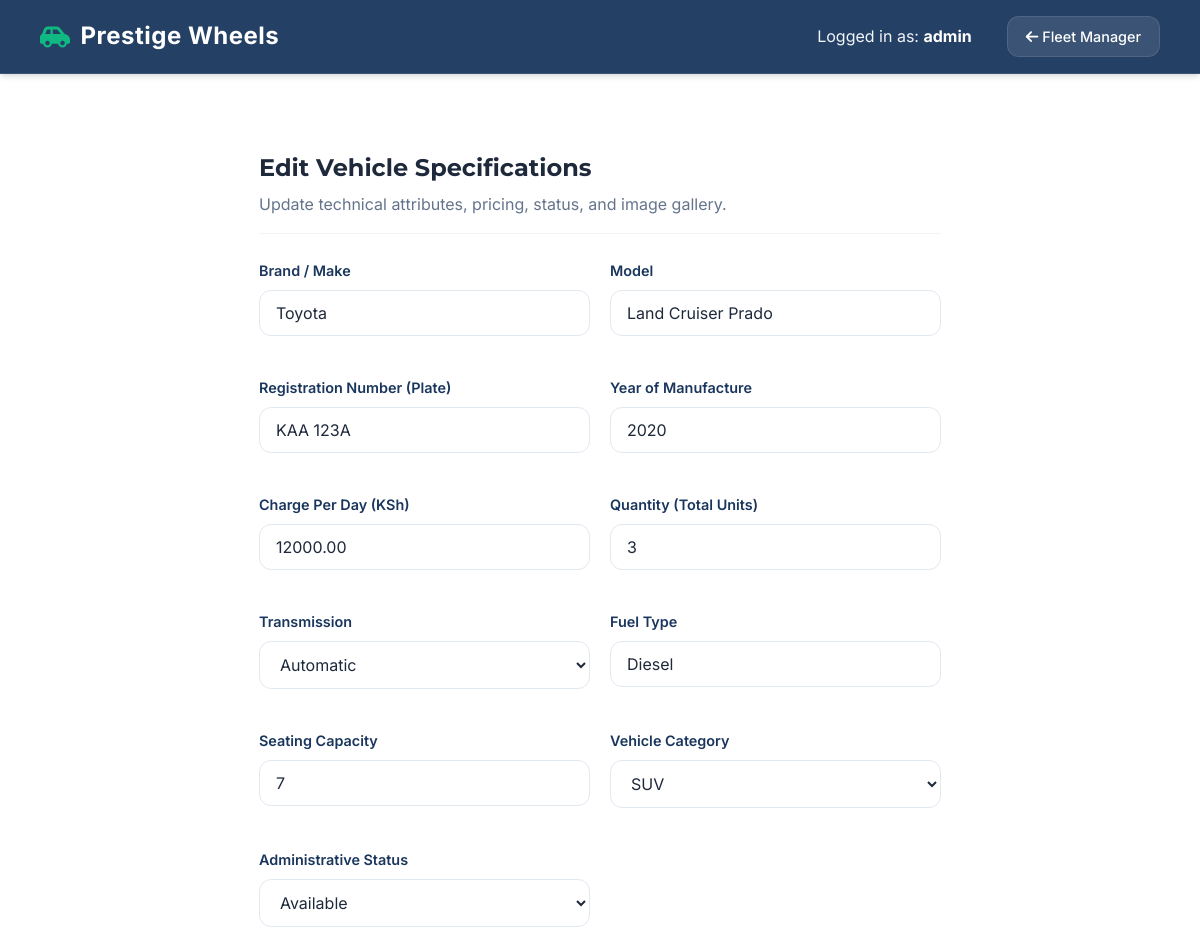
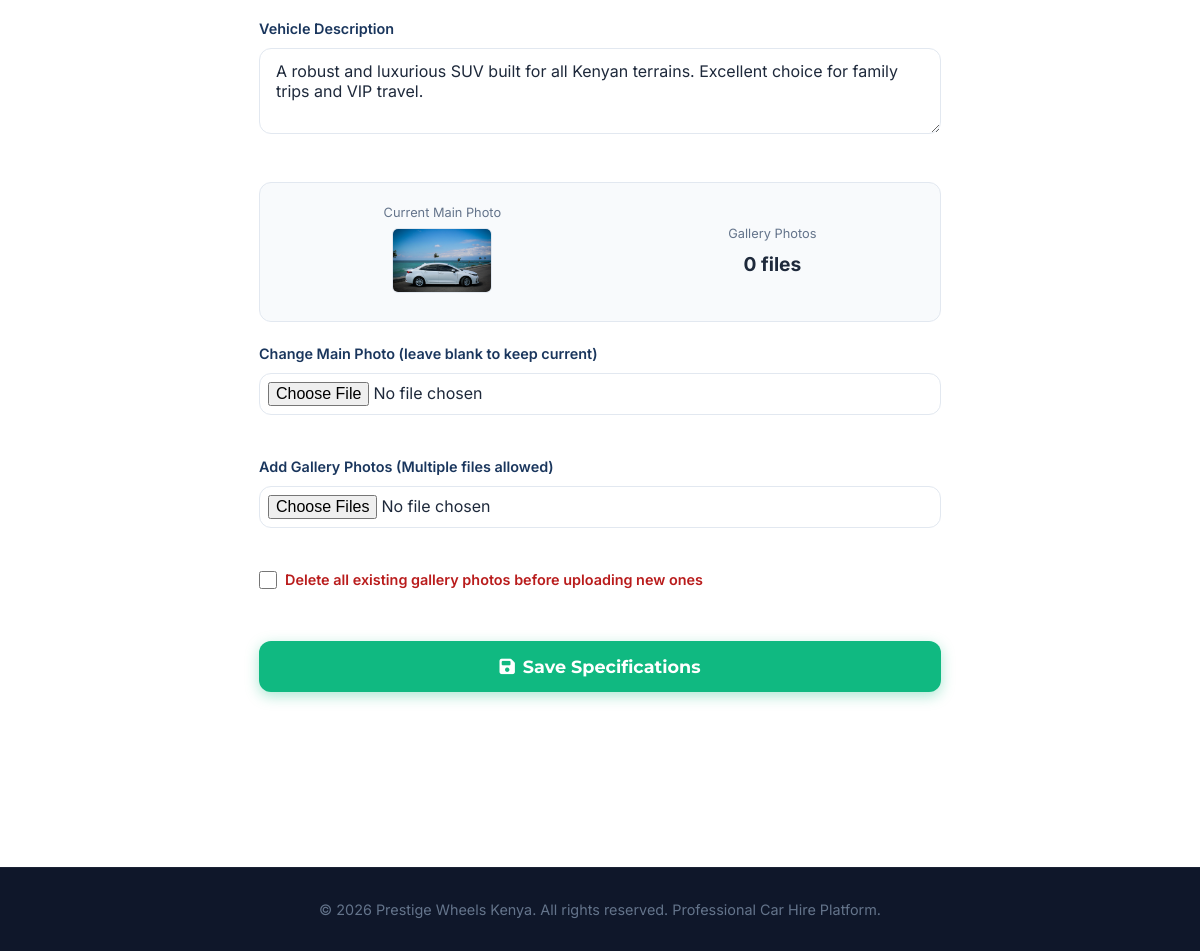
Screenshot of /frontend/edit_car.php?id=1 (signed in) with the database file from the repository (2 pictures, top to bottom).
### tables this page shows
CREATE TABLE IF NOT EXISTS `cars` (
  `id` int(11) NOT NULL AUTO_INCREMENT,
  `registration_number` varchar(50) DEFAULT NULL UNIQUE,
  `brand` varchar(100) NOT NULL,
  `model` varchar(100) NOT NULL,
  `year` int(11) DEFAULT NULL,
  `fuel_type` varchar(50) DEFAULT NULL,
  `transmission` enum('manual','automatic') NOT NULL DEFAULT 'automatic',
  `capacity` int(11) NOT NULL DEFAULT 5,
  `charge_per_day` decimal(10,2) NOT NULL,
  `photo` varchar(255) NOT NULL,
  `status` varchar(20) NOT NULL DEFAULT 'available',  
  `quantity` int(11) NOT NULL DEFAULT 1,
  `category` varchar(50) DEFAULT 'SUV',
  `description` text DEFAULT NULL,
  `latitude` decimal(10,8) DEFAULT -1.28330000,
  `longitude` decimal(11,8) DEFAULT 36.82190000,
  `last_tracked` timestamp NOT NULL DEFAULT CURRENT_TIMESTAMP ON UPDATE CURRENT_TIMESTAMP,
  `created_at` timestamp NOT NULL DEFAULT CURRENT_TIMESTAMP,
  PRIMARY KEY (`id`)
);

### frontend/edit_car.php (the view, shortened to what this page needs)
<?php
require_once '../backend/db.php';
$id = intval($_GET['id'] ?? 0);
try {
    $stmt = $pdo->prepare("SELECT * FROM cars WHERE id = ?");
    $stmt->execute([$id]);
    $car = $stmt->fetch();
    $gal_stmt = $pdo->prepare("SELECT COUNT(*) FROM car_images WHERE car_id = ?");
    $gal_stmt->execute([$id]);
    $gallery_count = $gal_stmt->fetchColumn();
} catch (\PDOException $e) {
    header("Location: admin.php?error=" . urlencode("Database error."));
    exit;
}
?>
<!DOCTYPE html>
<html lang="en">
<head>
    <link rel="stylesheet" href="https://cdnjs.cloudflare.com/ajax/libs/font-awesome/6.4.0/css/all.min.css" />
    <link rel="stylesheet" href="css/style.css">
</head>
<body style="background: var(--bg-light);">
    <nav class="navbar">
        <a href="index.php" class="brand">
            <i class="fas fa-car-side"></i> Prestige Wheels
        </a>
        <div class="navbar-user">
            <span>Logged in as: <strong><?= htmlspecialchars($_SESSION['username']) ?></strong></span>
            <a href="admin.php?tab=fleet" style="margin-left: 15px; color: white; text-decoration: none; font-weight: 500;"><i class="fas fa-arrow-left"></i> Fleet Manager</a>
        </div>
    </nav>
    <div class="main-container" style="padding-top: 40px; padding-bottom: 60px; max-width: 800px;">
        <div class="card" style="padding: 35px;">
            <div style="border-bottom: 1px solid #f1f5f9; padding-bottom: 15px; margin-bottom: 25px;">
                <h2 style="color: var(--text-dark); margin: 0;">Edit Vehicle Specifications</h2>
                <p style="color: var(--text-muted); margin: 5px 0 0 0;">Update technical attributes, pricing, status, and image gallery.</p>
            </div>
            <form action="../backend/edit_car.php" method="POST" enctype="multipart/form-data" style="display: grid; grid-template-columns: 1fr 1fr; gap: 20px;">
                <div class="form-group">
                    <label for="brand">Brand / Make</label>
                    <input type="text" name="brand" id="brand" class="form-control" value="<?= htmlspecialchars($car['brand']) ?>" required>
                </div>
                <div class="form-group">
                    <label for="model">Model</label>
                    <input type="text" name="model" id="model" class="form-control" value="<?= htmlspecialchars($car['model']) ?>" required>
                </div>
                <div class="form-group">
                    <label for="registration_number">Registration Number (Plate)</label>
                    <input type="text" name="registration_number" id="registration_number" class="form-control" value="<?= htmlspecialchars($car['registration_number'] ?? '') ?>" placeholder="e.g. KDL 234G" required>
                </div>
                <div class="form-group">
                    <label for="year">Year of Manufacture</label>
                    <input type="number" name="year" id="year" class="form-control" value="<?= htmlspecialchars($car['year'] ?? date('Y')) ?>" min="1990" max="<?= date('Y')+1 ?>" required>
                </div>
                <div class="form-group">
                    <label for="charge_per_day">Charge Per Day (KSh)</label>
                    <input type="number" name="charge_per_day" id="charge_per_day" class="form-control" value="<?= htmlspecialchars($car['charge_per_day']) ?>" min="1" step="0.01" required>
                </div>
                <div class="form-group">
                    <label for="quantity">Quantity (Total Units)</label>
                    <input type="number" name="quantity" id="quantity" class="form-control" value="<?= htmlspecialchars($car['quantity']) ?>" min="1" required>
                </div>
                <div class="form-group">
                    <label for="transmission">Transmission</label>
                    <select name="transmission" id="transmission" class="form-control">
                        <option value="automatic" <?= ($car['transmission'] ?? 'automatic') === 'automatic' ? 'selected' : '' ?>>Automatic</option>
                    </select>
                </div>
                <div class="form-group">
                    <label for="fuel_type">Fuel Type</label>
                    <input type="text" name="fuel_type" id="fuel_type" class="form-control" value="<?= htmlspecialchars($car['fuel_type'] ?? 'Petrol') ?>" placeholder="e.g. Petrol, Diesel, Hybrid" required>
                </div>
                <div class="form-group">
                    <label for="capacity">Seating Capacity</label>
                    <input type="number" name="capacity" id="capacity" class="form-control" value="<?= htmlspecialchars($car['capacity'] ?? 5) ?>" min="2" max="60" required>
                </div>
                <div class="form-group">
                    <label for="category">Vehicle Category</label>
                    <select name="category" id="category" class="form-control">
                        <option value="SUV" <?= ($car['category'] ?? 'SUV') === 'SUV' ? 'selected' : '' ?>>SUV</option>
                    </select>
                </div>
                <div class="form-group">
                    <label for="status">Administrative Status</label>
                    <select name="status" id="status" class="form-control">
                        <option value="available" <?= $car['status'] === 'available' ? 'selected' : '' ?>>Available</option>
                    </select>
                </div>
                <div class="form-group" style="grid-column: span 2;">
                    <label for="description">Vehicle Description</label>
                    <textarea name="description" id="description" class="form-control" rows="3" placeholder="Enter special features, options, etc..."><?= htmlspecialchars($car['description'] ?? '') ?></textarea>
                </div>
                <div style="grid-column: span 2; display: flex; gap: 20px; background: #f8fafc; border: 1px solid #e2e8f0; padding: 20px; border-radius: var(--radius-md); align-items: center; justify-content: space-around;">
                    <div style="text-align: center;">
                        <span style="font-size: 0.8rem; color: var(--text-muted); display: block; margin-bottom: 5px;">Current Main Photo</span>
                        <img src="<?= htmlspecialchars($car['photo']) ?>" alt="car" style="width: 100px; height: 65px; object-fit: cover; border-radius: var(--radius-sm); border: 1px solid #e2e8f0;">
                    </div>
                    <div style="text-align: center;">
                        <span style="font-size: 0.8rem; color: var(--text-muted); display: block; margin-bottom: 5px;">Gallery Photos</span>
                        <strong style="font-size: 1.2rem; color: var(--text-dark);"><?= $gallery_count ?> files</strong>
                    </div>
                </div>
                <div class="form-group" style="grid-column: span 2;">
                    <label for="photo">Change Main Photo (leave blank to keep current)</label>
                    <input type="file" name="photo" id="photo" class="form-control" accept="image/*" style="padding: 8px;">
                </div>
                <div class="form-group" style="grid-column: span 2;">
                    <label for="gallery_photos">Add Gallery Photos (Multiple files allowed)</label>
                    <input type="file" name="gallery_photos[]" id="gallery_photos" class="form-control" accept="image/*" multiple style="padding: 8px;">
                </div>
                <div class="form-group" style="grid-column: span 2; display: flex; align-items: center; gap: 8px;">
                    <input type="checkbox" name="clear_gallery" id="clear_gallery" value="1" style="width: 18px; height: 18px; cursor: pointer;">
                    <label for="clear_gallery" style="margin: 0; font-weight: 600; color: #b91c1c; cursor: pointer;">Delete all existing gallery photos before uploading new ones</label>
                </div>
                <button type="submit" class="btn btn-primary" style="grid-column: span 2; padding: 15px; justify-content: center; font-size: 1.1rem; margin-top: 10px;">
                    <i class="fas fa-save"></i> Save Specifications
                </button>
            </form>
        </div>
    </div>
    <footer>
        <p>&copy; <?= date('Y') ?> Prestige Wheels Kenya. All rights reserved. Professional Car Hire Platform.</p>
    </footer>
</body>
</html>

### frontend/css/style.css (style rules this page uses)
:root { --primary-color: #1a365d; --primary-light: #2b6cb0; --primary-dark: #0f172a; --accent-color: #10b981; --accent-hover: #059669; --danger-color: #ef4444; --warning-color: #f59e0b; --text-main: #1e293b; --text-muted: #64748b; --bg-main: #f8fafc; --bg-card: rgba(255, 255, 255, 0.85); --border-color: #e2e8f0; --font-heading: 'Montserrat', sans-serif; --font-body: 'Inter', sans-serif; --shadow-sm: 0 1px 3px rgba(0,0,0,0.1); --shadow-md: 0 4px 6px -1px rgba(0,0,0,0.1), 0 2px 4px -1px rgba(0,0,0,0.06); --shadow-lg: 0 10px 15px -3px rgba(0,0,0,0.1), 0 4px 6px -2px rgba(0,0,0,0.05); --shadow-xl: 0 20px 25px -5px rgba(0,0,0,0.1), 0 10px 10px -5px rgba(0,0,0,0.04); --transition: all 0.3s cubic-bezier(0.4, 0, 0.2, 1); --radius-sm: 6px; --radius-md: 12px; --radius-lg: 20px; }
* { box-sizing: border-box; margin: 0; padding: 0; }
body { font-family: var(--font-body); background: radial-gradient(circle at 10% 20%, rgba(243, 246, 253, 1) 0%, rgba(248, 250, 252, 1) 90%); color: var(--text-main); line-height: 1.6; overflow-x: hidden; }
h1, h2, h3, h4, h5, h6 { font-family: var(--font-heading); font-weight: 700; color: var(--primary-color); }
.navbar { position: sticky; top: 0; z-index: 100; display: flex; justify-content: space-between; align-items: center; padding: 16px 40px; background: rgba(26, 54, 93, 0.95); backdrop-filter: blur(8px); border-bottom: 1px solid rgba(255, 255, 255, 0.1); box-shadow: var(--shadow-md); }
.navbar .brand { font-size: 1.5rem; font-weight: 700; color: #fff; text-decoration: none; display: flex; align-items: center; gap: 10px; letter-spacing: 0.5px; }
.navbar .brand i { color: var(--accent-color); }
.navbar-user { display: flex; align-items: center; gap: 20px; color: #f1f5f9; }
.navbar-user strong { color: #fff; }
.navbar-user a { color: #fff; text-decoration: none; padding: 8px 18px; border-radius: var(--radius-md); background: rgba(255, 255, 255, 0.1); font-weight: 600; font-size: 0.9rem; transition: var(--transition); border: 1px solid rgba(255, 255, 255, 0.1); }
.btn { display: inline-flex; align-items: center; justify-content: center; gap: 8px; font-family: var(--font-heading); font-weight: 700; font-size: 1rem; padding: 14px 30px; border-radius: var(--radius-md); text-decoration: none; cursor: pointer; transition: var(--transition); border: none; outline: none; }
.btn-primary { background: var(--accent-color); color: #fff; box-shadow: 0 4px 14px rgba(16, 185, 129, 0.35); }
.form-group { margin-bottom: 20px; }
.form-group label { display: block; font-weight: 600; margin-bottom: 8px; font-size: 0.9rem; color: var(--primary-color); }
.form-control { width: 100%; padding: 12px 16px; border: 1.5px solid var(--border-color); border-radius: var(--radius-md); font-family: var(--font-body); font-size: 1rem; color: var(--text-main); background: #fff; transition: var(--transition); }
.main-container { max-width: 1280px; margin: 0 auto; padding: 40px 24px; }
footer { background: var(--primary-dark); color: #64748b; text-align: center; padding: 30px 20px; margin-top: 80px; border-top: 1px solid rgba(255,255,255,0.05); font-size: 0.9rem; }

### rows the page displays
cars: brand "Toyota", model "Land Cruiser Prado", registration_number "KAA 123A", year "2020", charge_per_day "12000.00", quantity "3", transmission "Automatic", fuel_type "Diesel", capacity "7", category "SUV", status "Available", description "A robust and luxurious SUV built for all Kenyan terrains. Excellent choice for family trips and VIP travel.", photo (picture)

### other values shown
$_SESSION['username'] "admin"
$gallery_count "0"
